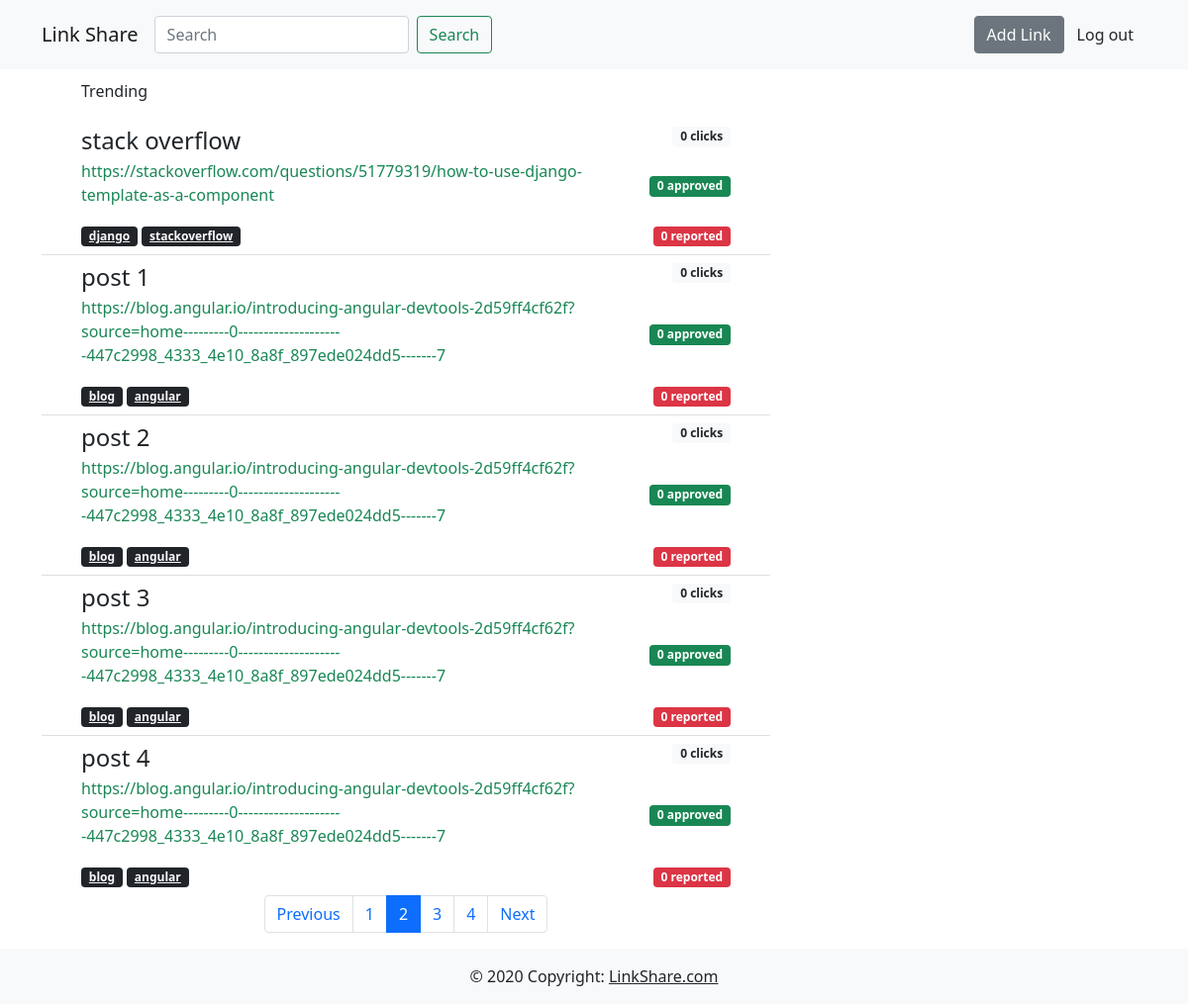
Page /?page=2 (signed in) on the committed database.
### mainapp/models.py (models this page shows, shortened)
class Link(models.Model):
    title = models.CharField(max_length=200)
    link = models.URLField(max_length=200)
    likes = models.IntegerField(default=0)
    dislikes = models.IntegerField(default=0)
    clicks = models.IntegerField(default=0)
    date = models.DateField(auto_now_add=True)
    uploaded_by = models.ForeignKey(User,on_delete=models.CASCADE)
    tags = TaggableManager()

### mainapp/views.py (the view)
# urls.py: path('',views.home_view,name='home'),
@login_required(login_url='authentication:login')
def home_view(request):
    form = LinkForm()
    link_list=[]
    if request.method == 'GET':
        keyword = request.GET.get('search')
        if keyword is not None and keyword is not "":
            link_list = Link.objects.filter(title__startswith=keyword).order_by('-date')[:10]
        else:
            link_list = Link.objects.all()
    paginator = Paginator(link_list, 5)
    page_number = request.GET.get('page')
    links = paginator.get_page(page_number)
    return render(request,'mainapp/home.html',{"form":form,"links":links,"search":keyword or ""})

### mainapp/forms.py
class LinkForm(forms.ModelForm):
    class Meta:
        model = Link
        exclude = ('uploaded_by','likes',)

### templates/mainapp/home.html (shortened to what this page needs)
{% extends 'base.html' %}
{% load crispy_forms_tags %}
    {% block content %}
    {% include 'mainapp/navbar.html' %}
    <div class="container">
        <div class="row">
            <div class="col col-lg-8">
                <ul class="list-group list-group-flush">
                {% block name %}
                <p style="margin-left:40px;margin-top:10px;">
                    {% if search == "" %}
                        Trending
                    {% else %}
                        Search results
                    {% endif %}
                </p>
                {% endblock %}
                    {% for link in links %}
                    <li class="list-group-item">
                        <div class="container">
                            <div class="row">
                                <div class="col col-lg-10">
                                    <h4 class="mb-1"><a class="text-decoration-none text-dark" href="{{ link.link }}">{{ link.title }}</a></h4>
                                    <p><a class="text-decoration-none text-success" href="{{ link.link }}">{{ link.link }}</a></p>
                                    {% for tag in link.tags.all %}
                                    <a class="badge bg-dark text-light" style="cursor: pointer;" href="{% url 'mainapp:taglinks' tag.name %}">{{ tag }}</a>
                                    {% endfor %}
                                </div>
                                <div class="col col-lg-2 d-flex flex-column justify-content-between align-items-end">
                                    <span class="badge bg-light text-dark">{{ link.clicks }} clicks</span>
                                    <span class="badge bg-success">{{ link.likes }} approved</span>
                                    <span class="badge bg-danger">{{ link.dislikes }} reported</span>
                                </div>
                            </div>
                        </div>
                    </li>
                    {% empty %}
                    <li class="list-group-item">No results found</li>
                    {% endfor %}
                </ul>
                {% if links.has_other_pages %}
                <ul class="pagination justify-content-center">
                    {% if links.has_previous %}
                    <li class="page-item">
                        <a class="page-link" href="?page={{ links.previous_page_number }}{% if request.GET.search %}&search={{ request.GET.search }}{% endif %}">Previous</a>
                    </li>
                    {% else %}
                    <li class="page-item disabled">
                        <span class="page-link">Previous</span>
                    </li>
                    {% endif %}
                    {% for i in links.paginator.page_range %}
                        {% if links.number == i %}
                            <li class="page-item active" aria-current="page"><span class="page-link">{{ i }}</span></li>
                        {% else %}
                            <li class="page-item"><a class="page-link" href="?page={{ i }}{% if request.GET.search %}&search={{ request.GET.search }}{% endif %}">{{ i }}</a></li>
                        {% endif %}
                    {% endfor %}
                    {% if links.has_next %}
                    <li class="page-item">
                        <a class="page-link" href="?page={{ links.next_page_number }}{% if request.GET.search %}&search={{ request.GET.search }}{% endif %}">Next</a>
                    </li>
                    {% else %}
                    <li class="page-item disabled">
                        <span class="page-link">Next</span>
                    </li>
                    {% endif %}
                </ul>
                {% endif %}
            </div>
        </div>
    </div>
    {% endblock %}

### rows in the picture
Link: title "stack overflow", link "https://stackoverflow.com/questions/51779319/how-to-use-django-template-as-a-component", clicks "0", likes "0", dislikes "0"
Tag: name "django"
Tag: name "stackoverflow"
Link: title "post 1", link "https://blog.angular.io/introducing-angular-devtools-2d59ff4cf62f?source=home---------0---------------------447c2998_4333_4e10_8a8f_897ede024dd5-------7", clicks "0", likes "0", dislikes "0"
Tag: name "blog"
Tag: name "angular"
Link: title "post 2", link "https://blog.angular.io/introducing-angular-devtools-2d59ff4cf62f?source=home---------0---------------------447c2998_4333_4e10_8a8f_897ede024dd5-------7", clicks "0", likes "0", dislikes "0"
Link: title "post 3", link "https://blog.angular.io/introducing-angular-devtools-2d59ff4cf62f?source=home---------0---------------------447c2998_4333_4e10_8a8f_897ede024dd5-------7", clicks "0", likes "0", dislikes "0"
Link: title "post 4", link "https://blog.angular.io/introducing-angular-devtools-2d59ff4cf62f?source=home---------0---------------------447c2998_4333_4e10_8a8f_897ede024dd5-------7", clicks "0", likes "0", dislikes "0"

### other values in the picture
{{ i }} "1" "3" "4"
{{ i }} "2"
